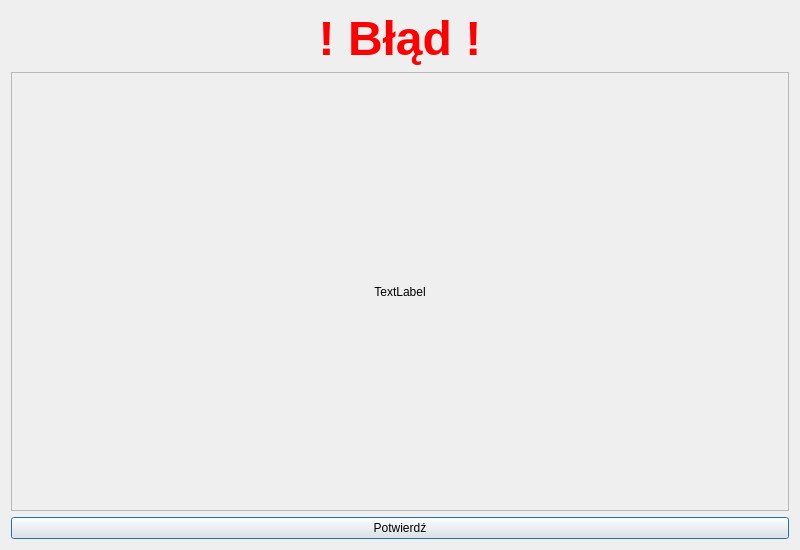
<?xml version="1.0" encoding="UTF-8"?>
<ui version="4.0">
 <class>Dialog</class>
 <widget class="QDialog" name="Dialog">
  <property name="geometry">
   <rect>
    <x>0</x>
    <y>0</y>
    <width>800</width>
    <height>550</height>
   </rect>
  </property>
  <property name="windowTitle">
   <string>Dialog</string>
  </property>
  <layout class="QVBoxLayout" name="verticalLayout">
   <item>
    <widget class="QLabel" name="errorTitle_label">
     <property name="palette">
      <palette>
       <active>
        <colorrole role="WindowText">
         <brush brushstyle="SolidPattern">
          <color alpha="255">
           <red>255</red>
           <green>0</green>
           <blue>0</blue>
          </color>
         </brush>
        </colorrole>
       </active>
       <inactive>
        <colorrole role="WindowText">
         <brush brushstyle="SolidPattern">
          <color alpha="255">
           <red>255</red>
           <green>0</green>
           <blue>0</blue>
          </color>
         </brush>
        </colorrole>
       </inactive>
       <disabled>
        <colorrole role="WindowText">
         <brush brushstyle="SolidPattern">
          <color alpha="255">
           <red>190</red>
           <green>190</green>
           <blue>190</blue>
          </color>
         </brush>
        </colorrole>
       </disabled>
      </palette>
     </property>
     <property name="font">
      <font>
       <family>Tahoma</family>
       <pointsize>36</pointsize>
       <weight>75</weight>
       <bold>true</bold>
      </font>
     </property>
     <property name="text">
      <string>! Błąd !</string>
     </property>
     <property name="alignment">
      <set>Qt::AlignCenter</set>
     </property>
    </widget>
   </item>
   <item>
    <widget class="QScrollArea" name="scrollArea">
     <property name="widgetResizable">
      <bool>true</bool>
     </property>
     <widget class="QWidget" name="scrollAreaWidgetContents">
      <property name="geometry">
       <rect>
        <x>0</x>
        <y>0</y>
        <width>776</width>
        <height>270</height>
       </rect>
      </property>
      <layout class="QVBoxLayout" name="verticalLayout_3">
       <item>
        <widget class="QLabel" name="errorText_label">
         <property name="text">
          <string>TextLabel</string>
         </property>
         <property name="alignment">
          <set>Qt::AlignCenter</set>
         </property>
        </widget>
       </item>
      </layout>
     </widget>
    </widget>
   </item>
   <item>
    <widget class="QPushButton" name="confirm_pushButton">
     <property name="text">
      <string>Potwierdź</string>
     </property>
    </widget>
   </item>
  </layout>
 </widget>
 <resources/>
 <connections/>
</ui>
